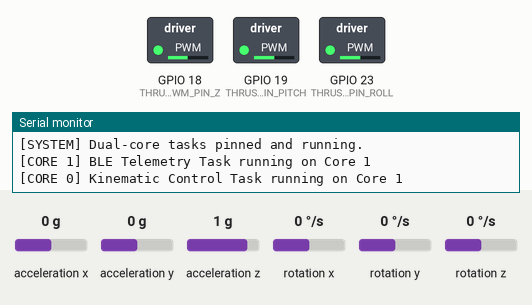
This sketch was run on a simulated ESP32. Parts: switched loads named in the sketch (green lamp = pin HIGH), the last lines printed to the serial monitor. Wiring (inferred from the names in the program): MPU-9250 motion sensor at I2C address 0x68. The inputs (shaded band) are chosen by the test bench; at power-on: acceleration x 0 g, acceleration y 0 g, rotation x 0 °/s, acceleration z 1 g, rotation y 0 °/s, rotation z 0 °/s. Nothing arrives over Bluetooth unless stated; a phone connects over Bluetooth LE 3 s after start.

Above: at 1.7 s.
1.8 s: acceleration x set to -1.4 g
At 1.95 s:
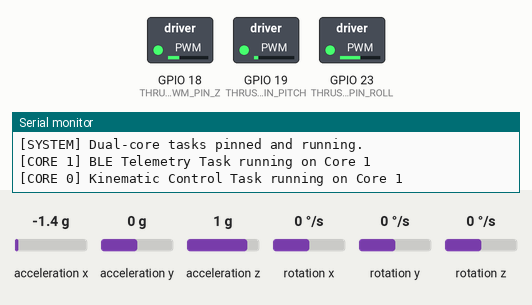
4.8 s: acceleration y set to -1.4 g
At 5.9 s:
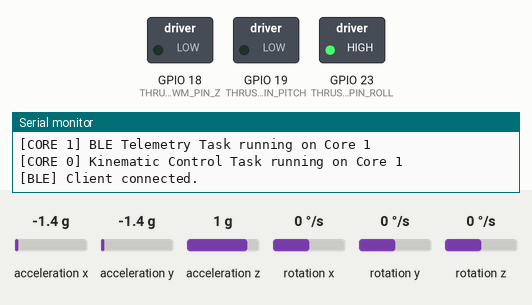
6.7 s: rotation x set to -154 °/s
9.7 s: rotation x set to -158 °/s
11.2 s: acceleration z set to 1.4 g
14.2 s: rotation y set to -192 °/s
At 14.35 s:
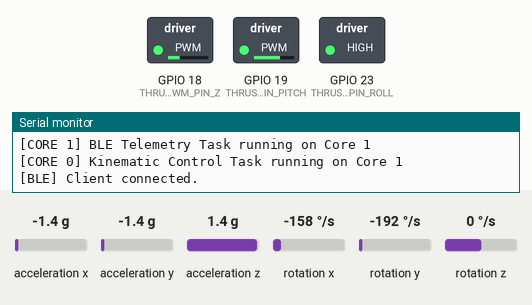
At 17.0 s:
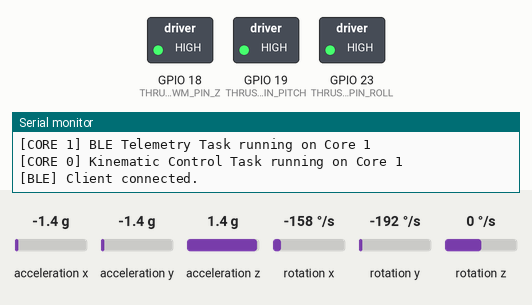
Timing chart, 0 to 18.2 s (numbered marks = the images above; inputs shaded):
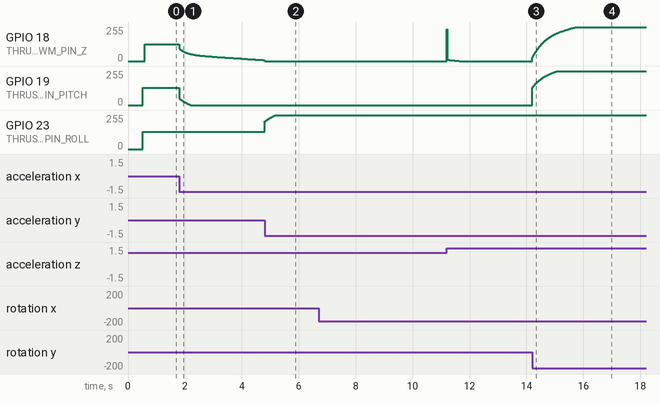

Measured:
- after the input at 1.8 s, GPIO 18 (THRUST_PWM_PIN_Z): moves from 125/255 to 7/255 over 3.0 s, starting at once; GPIO 19 (THRUST_PWM_PIN_PITCH): moves from 128/255 to 0/255 over 0.40 s, starting at once
- after the input at 4.8 s, GPIO 23 (THRUST_PWM_PIN_ROLL): moves from 128/255 to 255/255 over 0.40 s, starting at once
- after the input at 6.7 s, every drawn part: stays the same
- after the input at 9.7 s, every drawn part: stays the same
- after the input at 14.2 s, GPIO 18 (THRUST_PWM_PIN_Z): moves from 0/255 to 255/255 over 1.6 s, starting at once; GPIO 19 (THRUST_PWM_PIN_PITCH): moves from 0/255 to 255/255 over 0.89 s, starting at once

The sketch:

esp32_stabilization.ino
```cpp
/**
 * ============================================================================
 * SHAYAK-AI: Kinematic Active Stabilization & Tremor Extraction System
 * Target Platform: ESP32 Dual-Core Xtensa LX6 (Arduino Core / ESP-IDF FreeRTOS)
 * Sensor: MPU6050 / MPU9250 6-DOF IMU via Fast I2C (400 kHz)
 *
 * Physics Constraints:
 * Active counter-thrust PID to negate gravitational acceleration (g = 9.81 m/s^2)
 * along the inertial vertical axis such that F_net = 0.
 *
 * FreeRTOS Dual-Core Architecture:
 * - Core 0: Hard real-time 100 Hz sensor acquisition, fusion, and PID control loop
 * - Core 1: BLE GATT server advertising & non-blocking telemetry notification
 * ============================================================================
 */

#include <Arduino.h>
#include <Wire.h>
#include <BLEDevice.h>
#include <BLEServer.h>
#include <BLEUtils.h>
#include <BLE2902.h>
#include <math.h>

// ----------------------------------------------------------------------------
// PIN DEFINITIONS & HARDWARE CONSTANTS
// ----------------------------------------------------------------------------
#define I2C_SDA_PIN          21
#define I2C_SCL_PIN          22
#define I2C_CLOCK_SPEED      400000UL // 400 kHz Fast Mode
#define MPU_ADDR             0x68     // MPU6050 / MPU9250 default I2C address

// PWM Actuator Output Pins for Counter-Thrust Vectors (Z-axis + Pitch/Roll balance)
#define THRUST_PWM_PIN_Z     18
#define THRUST_PWM_PIN_PITCH 19
#define THRUST_PWM_PIN_ROLL  23

#define PWM_FREQ_HZ          20000    // 20 kHz ultrasonic PWM to prevent motor whine
#define PWM_RESOLUTION_BITS  10       // 10-bit resolution (0 - 1023)
#define PWM_MAX_DUTY         1023
#define PWM_CHANNEL_Z        0
#define PWM_CHANNEL_PITCH    1
#define PWM_CHANNEL_ROLL     2

// ----------------------------------------------------------------------------
// SENSOR SCALING & PHYSICAL CONSTANTS
// ----------------------------------------------------------------------------
#define GRAVITY_MS2          9.80665f
#define ACCEL_SCALE_2G       16384.0f // LSB/g for +/-2g range
#define GYRO_SCALE_250DPS    131.0f   // LSB/(deg/s) for +/-250 deg/s
#define CONTROL_FREQ_HZ      100      // 100 Hz Control Loop
#define DT_SEC               (1.0f / (float)CONTROL_FREQ_HZ)

// Complementary filter weight (0.98 gyro integration, 0.02 accel vector)
#define FILTER_ALPHA         0.98f

// Tremor sliding window size (100 Hz -> 50 samples = 500 ms window)
#define TREMOR_WINDOW_SIZE   50

// ----------------------------------------------------------------------------
// BLE GATT SERVICE & CHARACTERISTIC UUIDs
// ----------------------------------------------------------------------------
#define SHAYAK_SERVICE_UUID        "4fafc201-1fb5-459e-8fcc-c5c9c331914b"
#define TELEMETRY_CHAR_UUID        "beb5483e-36e1-4688-b7f5-ea07361b26a8"
#define CONTROL_CHAR_UUID          "1c95d5e3-d7a9-4e4b-9fb5-ea07361b26a9"

// Telemetry binary packet structure streamed to Flutter client
#pragma pack(push, 1)
struct TelemetryPacket {
    float roll_deg;             // Orientation Roll (-180 to +180)
    float pitch_deg;            // Orientation Pitch (-90 to +90)
    float yaw_deg;              // Orientation Yaw (0 to 360)
    float vertical_accel_ms2;   // Inertial earth-frame vertical acceleration
    float net_force_error_n;    // Net force error F_net along vertical axis
    float tremor_variance;      // Micro-jitter variance (4-12 Hz tremor biomarker)
    uint16_t thrust_pwm_z;      // Active PWM duty cycle on counter-thrust
    uint32_t timestamp_ms;      // Monotonic system timestamp
};
#pragma pack(pop)

// ----------------------------------------------------------------------------
// PID CONTROLLER DATA STRUCTURE
// ----------------------------------------------------------------------------
struct PIDController {
    float kp;
    float ki;
    float kd;
    float integral;
    float prev_error;
    float integral_limit;
    float output_min;
    float output_max;

    void init(float p, float i, float d, float int_limit, float out_min, float out_max) {
        kp = p;
        ki = i;
        kd = d;
        integral = 0.0f;
        prev_error = 0.0f;
        integral_limit = int_limit;
        output_min = out_min;
        output_max = out_max;
    }

    float compute(float target, float current, float dt) {
        float error = target - current;
        integral += error * dt;

        // Anti-windup clamping
        if (integral > integral_limit) integral = integral_limit;
        else if (integral < -integral_limit) integral = -integral_limit;

        float derivative = (error - prev_error) / dt;
        prev_error = error;

        float output = (kp * error) + (ki * integral) + (kd * derivative);

        // Output saturation
        if (output > output_max) output = output_max;
        else if (output < output_min) output = output_min;

        return output;
    }

    void reset() {
        integral = 0.0f;
        prev_error = 0.0f;
    }
};

// ----------------------------------------------------------------------------
// GLOBAL INSTANCES & RTOS SYNCHRONIZATION
// ----------------------------------------------------------------------------
QueueHandle_t telemetryQueue;
BLEServer* pServer = nullptr;
BLECharacteristic* pTelemetryChar = nullptr;
BLECharacteristic* pControlChar = nullptr;
bool bleClientConnected = false;

// Kinematic states
float roll = 0.0f;
float pitch = 0.0f;
float yaw = 0.0f;

// Tremor analysis circular buffer
float tremorAccelBuffer[TREMOR_WINDOW_SIZE];
int tremorBufferIndex = 0;
float tremorFilteredVar = 0.0f;

// Mass of stabilized platform in kilograms (e.g. 0.25 kg utensil / stabilizer payload)
const float PLATFORM_MASS_KG = 0.25f;

// Feedforward base PWM to counteract gravity at rest (mg = Base Thrust)
const float BASE_GRAVITY_PWM = (PLATFORM_MASS_KG * GRAVITY_MS2 / 5.0f) * (float)PWM_MAX_DUTY;

// PID Controllers
PIDController pidVerticalThrust;
PIDController pidPitchStabilizer;
PIDController pidRollStabilizer;

// ----------------------------------------------------------------------------
// BLE SERVER CALLBACKS
// ----------------------------------------------------------------------------
class ShayakServerCallbacks : public BLEServerCallbacks {
    void onConnect(BLEServer* pServer) override {
        bleClientConnected = true;
        Serial.println("[BLE] Client connected.");
    }

    void onDisconnect(BLEServer* pServer) override {
        bleClientConnected = false;
        Serial.println("[BLE] Client disconnected. Restarting advertising...");
        pServer->getAdvertising()->start();
    }
};

// ----------------------------------------------------------------------------
// HARDWARE I2C & MPU REGISTERS
// ----------------------------------------------------------------------------
bool initMPU() {
    Wire.begin(I2C_SDA_PIN, I2C_SCL_PIN, I2C_CLOCK_SPEED);

    // Check WHO_AM_I register (0x75)
    Wire.beginTransmission(MPU_ADDR);
    Wire.write(0x75);
    if (Wire.endTransmission() != 0) {
        Serial.println("[ERROR] MPU not detected on I2C bus!");
        return false;
    }

    Wire.requestFrom(MPU_ADDR, 1);
    uint8_t chipId = Wire.read();
    Serial.printf("[MPU] Chip ID: 0x%02X\n", chipId);

    // Wake up MPU (clear SLEEP bit in PWR_MGMT_1, register 0x6B)
    Wire.beginTransmission(MPU_ADDR);
    Wire.write(0x6B);
    Wire.write(0x00);
    Wire.endTransmission();
    delay(50);

    // Configure Gyro Full Scale (+/- 250 dps)
    Wire.beginTransmission(MPU_ADDR);
    Wire.write(0x1B);
    Wire.write(0x00);
    Wire.endTransmission();

    // Configure Accel Full Scale (+/- 2g)
    Wire.beginTransmission(MPU_ADDR);
    Wire.write(0x1C);
    Wire.write(0x00);
    Wire.endTransmission();

    // Configure DLPF (Digital Low Pass Filter) to 44 Hz bandwidth
    Wire.beginTransmission(MPU_ADDR);
    Wire.write(0x1A);
    Wire.write(0x03);
    Wire.endTransmission();

    Serial.println("[MPU] Initialized successfully at 400 kHz I2C.");
    return true;
}

void readSensorRaw(float &ax, float &ay, float &az, float &gx, float &gy, float &gz) {
    Wire.beginTransmission(MPU_ADDR);
    Wire.write(0x3B); // ACCEL_XOUT_H register
    Wire.endTransmission(false);
    Wire.requestFrom(MPU_ADDR, 14, true);

    if (Wire.available() >= 14) {
        int16_t raw_ax = (Wire.read() << 8) | Wire.read();
        int16_t raw_ay = (Wire.read() << 8) | Wire.read();
        int16_t raw_az = (Wire.read() << 8) | Wire.read();
        int16_t raw_temp = (Wire.read() << 8) | Wire.read(); // Unused
        int16_t raw_gx = (Wire.read() << 8) | Wire.read();
        int16_t raw_gy = (Wire.read() << 8) | Wire.read();
        int16_t raw_gz = (Wire.read() << 8) | Wire.read();
        (void)raw_temp;

        // Convert to m/s^2 and deg/sec
        ax = ((float)raw_ax / ACCEL_SCALE_2G) * GRAVITY_MS2;
        ay = ((float)raw_ay / ACCEL_SCALE_2G) * GRAVITY_MS2;
        az = ((float)raw_az / ACCEL_SCALE_2G) * GRAVITY_MS2;

        gx = (float)raw_gx / GYRO_SCALE_250DPS;
        gy = (float)raw_gy / GYRO_SCALE_250DPS;
        gz = (float)raw_gz / GYRO_SCALE_250DPS;
    }
}

// ----------------------------------------------------------------------------
// 100 Hz HARD REAL-TIME KINEMATIC CONTROL TASK (CORE 0)
// ----------------------------------------------------------------------------
void kinematicControlTask(void *pvParameters) {
    TickType_t xLastWakeTime = xTaskGetTickCount();
    const TickType_t xFrequency = pdMS_TO_TICKS(1000 / CONTROL_FREQ_HZ); // 10 ms = 100 Hz

    float ax, ay, az, gx, gy, gz;
    uint32_t loopCounter = 0;

    Serial.printf("[CORE 0] Kinematic Control Task running on Core %d\n", xPortGetCoreID());

    for (;;) {
        vTaskDelayUntil(&xLastWakeTime, xFrequency);

        readSensorRaw(ax, ay, az, gx, gy, gz);

        // 1. SENSOR FUSION (6-DOF Complementary Filter)
        // Convert accelerometer readings into Pitch and Roll estimates
        float pitch_acc = atan2f(-ax, sqrtf(ay * ay + az * az)) * (180.0f / M_PI);
        float roll_acc  = atan2f(ay, az) * (180.0f / M_PI);

        // Integrate gyroscope rates and fuse with accelerometer tilt
        pitch = FILTER_ALPHA * (pitch + gy * DT_SEC) + (1.0f - FILTER_ALPHA) * pitch_acc;
        roll  = FILTER_ALPHA * (roll  + gx * DT_SEC) + (1.0f - FILTER_ALPHA) * roll_acc;
        yaw   += gz * DT_SEC; // Open-loop gyro integration for yaw

        // Keep angles normalized
        if (yaw >= 360.0f) yaw -= 360.0f;
        else if (yaw < 0.0f) yaw += 360.0f;

        // 2. INERTIAL COORDINATE PROJECTION FOR ZERO-G BALANCE
        // Transform body-frame accelerations to earth vertical inertial axis:
        // a_z_inertial = -ax * sin(pitch) + ay * sin(roll)*cos(pitch) + az * cos(roll)*cos(pitch)
        float pitch_rad = pitch * (M_PI / 180.0f);
        float roll_rad  = roll  * (M_PI / 180.0f);

        float a_z_inertial = -ax * sinf(pitch_rad)
                             + ay * sinf(roll_rad) * cosf(pitch_rad)
                             + az * cosf(roll_rad) * cosf(pitch_rad);

        // Physics Goal: Net force along vertical axis satisfies F_net = 0
        // Net vertical acceleration error: e = a_z_inertial - g (Target: 0 m/s^2 deviation)
        float accel_error = a_z_inertial - GRAVITY_MS2;
        float f_net_error = PLATFORM_MASS_KG * accel_error; // In Newtons

        // 3. COUNTER-THRUST PID CONTROL COMPUTATION
        // Vertical thrust output negating gravitational drop
        float pid_thrust_correction = pidVerticalThrust.compute(0.0f, accel_error, DT_SEC);
        float total_thrust_pwm = BASE_GRAVITY_PWM + pid_thrust_correction;

        // Clamp to PWM boundaries
        if (total_thrust_pwm < 0.0f) total_thrust_pwm = 0.0f;
        if (total_thrust_pwm > (float)PWM_MAX_DUTY) total_thrust_pwm = (float)PWM_MAX_DUTY;

        uint16_t thrust_pwm_val = (uint16_t)total_thrust_pwm;
        ledcWrite(PWM_CHANNEL_Z, thrust_pwm_val);

        // Active Pitch & Roll counter-torque correction
        float pitch_pwm = pidPitchStabilizer.compute(0.0f, pitch, DT_SEC);
        float roll_pwm  = pidRollStabilizer.compute(0.0f, roll, DT_SEC);
        ledcWrite(PWM_CHANNEL_PITCH, (uint32_t)constrain((int)pitch_pwm + 512, 0, PWM_MAX_DUTY));
        ledcWrite(PWM_CHANNEL_ROLL,  (uint32_t)constrain((int)roll_pwm  + 512, 0, PWM_MAX_DUTY));

        // 4. TREMOR JITTER VARIANCE COMPUTATION (4-12 Hz Bio-marker Extraction)
        // High-pass filter dynamic jitter: a_dyn = a_z_inertial - GRAVITY_MS2
        tremorAccelBuffer[tremorBufferIndex] = accel_error;
        tremorBufferIndex = (tremorBufferIndex + 1) % TREMOR_WINDOW_SIZE;

        // Calculate variance across the sliding window
        float sum = 0.0f;
        for (int i = 0; i < TREMOR_WINDOW_SIZE; ++i) {
            sum += tremorAccelBuffer[i];
        }
        float mean = sum / (float)TREMOR_WINDOW_SIZE;
        float var_sum = 0.0f;
        for (int i = 0; i < TREMOR_WINDOW_SIZE; ++i) {
            float diff = tremorAccelBuffer[i] - mean;
            var_sum += diff * diff;
        }
        tremorFilteredVar = var_sum / (float)TREMOR_WINDOW_SIZE;

        // 5. QUEUE TELEMETRY PACKET (Downsample transmission to 25 Hz for BLE efficiency)
        if (++loopCounter % 4 == 0) {
            TelemetryPacket packet;
            packet.roll_deg = roll;
            packet.pitch_deg = pitch;
            packet.yaw_deg = yaw;
            packet.vertical_accel_ms2 = a_z_inertial;
            packet.net_force_error_n = f_net_error;
            packet.tremor_variance = tremorFilteredVar;
            packet.thrust_pwm_z = thrust_pwm_val;
            packet.timestamp_ms = millis();

            // Non-blocking queue send; overwrite if full
            xQueueOverwrite(telemetryQueue, &packet);
        }
    }
}

// ----------------------------------------------------------------------------
// BLE TELEMETRY STREAMING TASK (CORE 1)
// ----------------------------------------------------------------------------
void bleTelemetryTask(void *pvParameters) {
    Serial.printf("[CORE 1] BLE Telemetry Task running on Core %d\n", xPortGetCoreID());
    TelemetryPacket packet;

    for (;;) {
        // Wait for incoming packet from Core 0
        if (xQueueReceive(telemetryQueue, &packet, pdMS_TO_TICKS(50)) == pdTRUE) {
            if (bleClientConnected && pTelemetryChar != nullptr) {
                pTelemetryChar->setValue((uint8_t*)&packet, sizeof(TelemetryPacket));
                pTelemetryChar->notify();
            }
        }
    }
}

// ----------------------------------------------------------------------------
// ARDUINO SETUP & SYSTEM INITIALIZATION
// ----------------------------------------------------------------------------
void setup() {
    Serial.begin(115200);
    delay(500);
    Serial.println("\n========================================================");
    Serial.println("  SHAYAK-AI: Active Kinematic Stabilization Starting   ");
    Serial.println("========================================================");

    // Initialize PWM channels
    ledcSetup(PWM_CHANNEL_Z, PWM_FREQ_HZ, PWM_RESOLUTION_BITS);
    ledcSetup(PWM_CHANNEL_PITCH, PWM_FREQ_HZ, PWM_RESOLUTION_BITS);
    ledcSetup(PWM_CHANNEL_ROLL, PWM_FREQ_HZ, PWM_RESOLUTION_BITS);

    ledcAttachPin(THRUST_PWM_PIN_Z, PWM_CHANNEL_Z);
    ledcAttachPin(THRUST_PWM_PIN_PITCH, PWM_CHANNEL_PITCH);
    ledcAttachPin(THRUST_PWM_PIN_ROLL, PWM_CHANNEL_ROLL);

    // Set neutral PWM
    ledcWrite(PWM_CHANNEL_Z, 0);
    ledcWrite(PWM_CHANNEL_PITCH, 512);
    ledcWrite(PWM_CHANNEL_ROLL, 512);

    // Initialize PID Controllers
    // Kp = 45.0, Ki = 8.0, Kd = 4.5 for vertical thrust
    pidVerticalThrust.init(45.0f, 8.0f, 4.5f, 200.0f, -BASE_GRAVITY_PWM, PWM_MAX_DUTY - BASE_GRAVITY_PWM);
    // Angular balance PIDs
    pidPitchStabilizer.init(12.0f, 1.2f, 2.8f, 100.0f, -512.0f, 511.0f);
    pidRollStabilizer.init(12.0f, 1.2f, 2.8f, 100.0f, -512.0f, 511.0f);

    // Initialize MPU6050
    if (!initMPU()) {
        Serial.println("[CRITICAL] IMU failure. Halting.");
        while (1) { delay(1000); }
    }

    // Initialize FreeRTOS Inter-Core Queue (Length 1, overwrite mode)
    telemetryQueue = xQueueCreate(1, sizeof(TelemetryPacket));

    // Initialize BLE Server on Core 1
    BLEDevice::init("SHAYAK-STABILIZER-ESP32");
    pServer = BLEDevice::createServer();
    pServer->setCallbacks(new ShayakServerCallbacks());

    BLEService* pService = pServer->createService(SHAYAK_SERVICE_UUID);

    pTelemetryChar = pService->createCharacteristic(
        TELEMETRY_CHAR_UUID,
        BLECharacteristic::PROPERTY_READ | BLECharacteristic::PROPERTY_NOTIFY
    );
    pTelemetryChar->addDescriptor(new BLE2902());

    pControlChar = pService->createCharacteristic(
        CONTROL_CHAR_UUID,
        BLECharacteristic::PROPERTY_WRITE
    );

    pService->start();

    BLEAdvertising* pAdvertising = BLEDevice::getAdvertising();
    pAdvertising->addServiceUUID(SHAYAK_SERVICE_UUID);
    pAdvertising->setScanResponse(true);
    pAdvertising->setMinPreferred(0x06); // functions that help with iPhone connections issue
    pAdvertising->setMinPreferred(0x12);
    BLEDevice::startAdvertising();

    Serial.println("[BLE] Advertising started as 'SHAYAK-STABILIZER-ESP32'");

    // Pin Kinematic Control Loop to Core 0 (High Priority 5)
    xTaskCreatePinnedToCore(
        kinematicControlTask,
        "KinematicCtrlTask",
        4096,
        NULL,
        5,
        NULL,
        0
    );

    // Pin BLE Telemetry Transmission to Core 1 (Priority 2)
    xTaskCreatePinnedToCore(
        bleTelemetryTask,
        "BLETelemetryTask",
        4096,
        NULL,
        2,
        NULL,
        1
    );

    Serial.println("[SYSTEM] Dual-core tasks pinned and running.");
}

void loop() {
    // Empty: Core 0 and Core 1 tasks execute asynchronously under FreeRTOS
    vTaskDelay(pdMS_TO_TICKS(1000));
}
```
